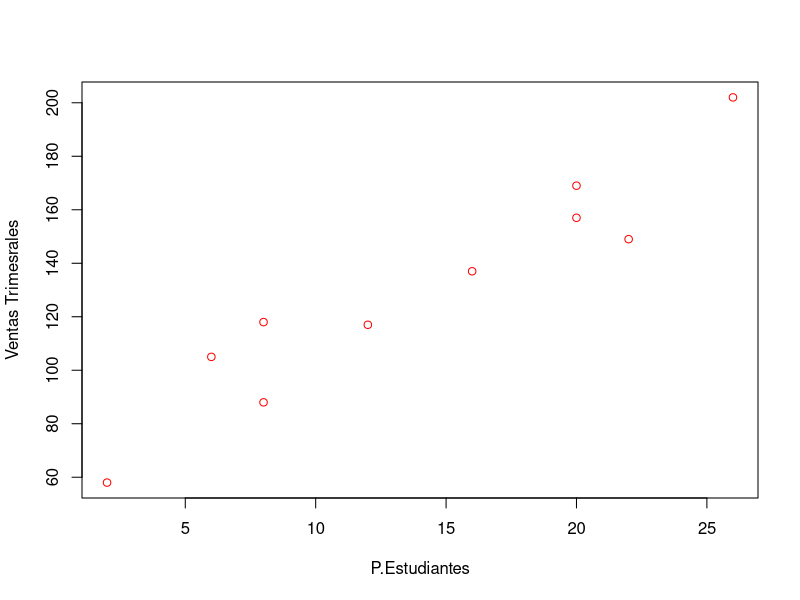

Write the R code that produced this figure.
# REGRESION LINEAL SIMPLE 
# EST. ROMULO JESUS TORRES LLIVIPUMA 
# CIENCIAS DE LA COMPUTACION
# ---------------1.1.1 DEFINICION: 
# 1- DESCRIBIR DE MANERA CONCISA LA RELACION ENTRE LAS VARIABLES
# 2- PREDECIR LOS VALORES DE UNA VARIABLE EN FUNCION DE LA OTRA 
# D: ES UNA MEDIDA DE LA RELACION ENTRE UNA VARIABLE DEPENDIENTE(VARIABLE DE SALIDA)
# Y UNA SERIE DE VARIABLES INDEPENDIENTES(TIEMPO O COSTE)
# 3- ANALISIS DE LA REGRESION ES UN PROCESO ESTADISTICO PARAESTIMAR LA RELACION QUE EXISTE ENTRE LAS ARIABLES
# 4- REGRESION SIGNIFICA PREDECIR LA SALIDA O EL RESULTADO USANDO DATOS DE ENTRENAMIENTO
#- COMUNMENTE LAS APLICAMOS EN LOS PROCESOS INDUSTRIALES, LAS DESCISIONES SUELEN BASARSE EN LA RELACION ENTRE DOS MAS VARIABLES
# LA REGRESION LINEAL SIMPLE ESTUDIA LA RELACION ENTRE 2 VARIABLES DEFINIDO COMO EL CASO DE ESTUDIO MAS SENCILLO POSIBLE
# ---------------1.1.2 ECUACION DE LA RECTA
# EJEMPLO:
# y = mx+b
# m = pendiente 
# b = coeficiente de posicion
# 1.1.3 TIPOS DE VARIABLES 
# Y | X
# y : VARIABLE A PREDECIR|EXPLICADA|RESPUESTA| DEPENDIENTE| ENDOGENA 
# SU VARIABILIDAD ES EXPLICADA POR OTRA VARIABLE

# x: PREDICTORA|REGRESOR|EXPLICATIVA|PREDETERMINADA|INDEPENDIENTE|EXOGENA
# EXPLICA LA VARIABLE DE OTRA VARIABLE 

# ---------------1.1.3 DIAGRAMA DE DISPERSION
# PERMITE VISUALIZAR:
# RELACION ENTRE LAS VARIABLES 
# SI LA RELACION ES LINEAL O DE OTRO TIPO
# OUTLIERS VALORES QUE DISTORSIONAN LA RELACION
# LA DISPERSION DE LOS DATOS ES O NO UNIFORME (HOMOCEDASTICIDAD|HETEROCEDASTICIDAD)


# PREDICCION DE VENTAS  
#Armand’s Pizza Parlors es una cadena de restaurantes de comida italiana. Sus
#mejores ubicaciones son las que se encuentran cerca de los campus de las
#universidades. Los gerentes creen que las ventas trimestrales de estos
#restaurantes están directamente relacionadas con el tamaño de la población
#estudiantil; es decir, en los restaurantes que están cerca de campus que tienen
#una población estudiantil grande se generan más ventas que en los
#restaurantes situados cerca de campus con una población estudiantil pequeña.

# y: Ventas trimestrales de los restaurantes
# x : Tamaño de la poblaciÓn estudiantil

# RESTAURANTE CON MÁS POBLACIÓN ESTUDIANTIL | MAYOR SERA EL NÚMERO DE VENTAS

# MODELO DE REGRESION LINEAL SIMPLE 
# y = B0 + B1 X + E   
# B0 B1 Parametros del modelo 
# E = error
  
# ECUACION DE REGRESION LINEAL SIMPLE 
# E(y) = B0 + B1X
# E(y) = Media o valor esperado 
# B0 = Corte con el Eje y 
# B1 = Pendiente 

# METODOS DE LOS MINIMOS CUADRADOS 
# Uso los datos muestrales para hallar la ecuación de regresión estimada 
# MUESTRA DE 10 RESTAURANTES DE PIZZA EN TODOS LOS CAMPOS UNIVERSITARIOS 
# i = Restaurante i de la muestra.
# Xi = Tamaño de la polacion de estuadiantes en miles en el campus
# Yi = ventas trimestrales en miles de dolares 

x = c(2,6,8,8,12,16,20,20,22,26) # Variable independiente (Poblacion de los estudiantes )
y = c(58,105,88,118,117,137,157,169,149,202) # variable dependiente (Numero de ventas trimestrales)

# DIAGRAMA DE DISPERSION 
plot(x,y, xlab = 'P.Estudiantes', ylab = 'Ventas Trimesrales', col = 'red')

xest = mean(x)
yest = mean(y)

    









